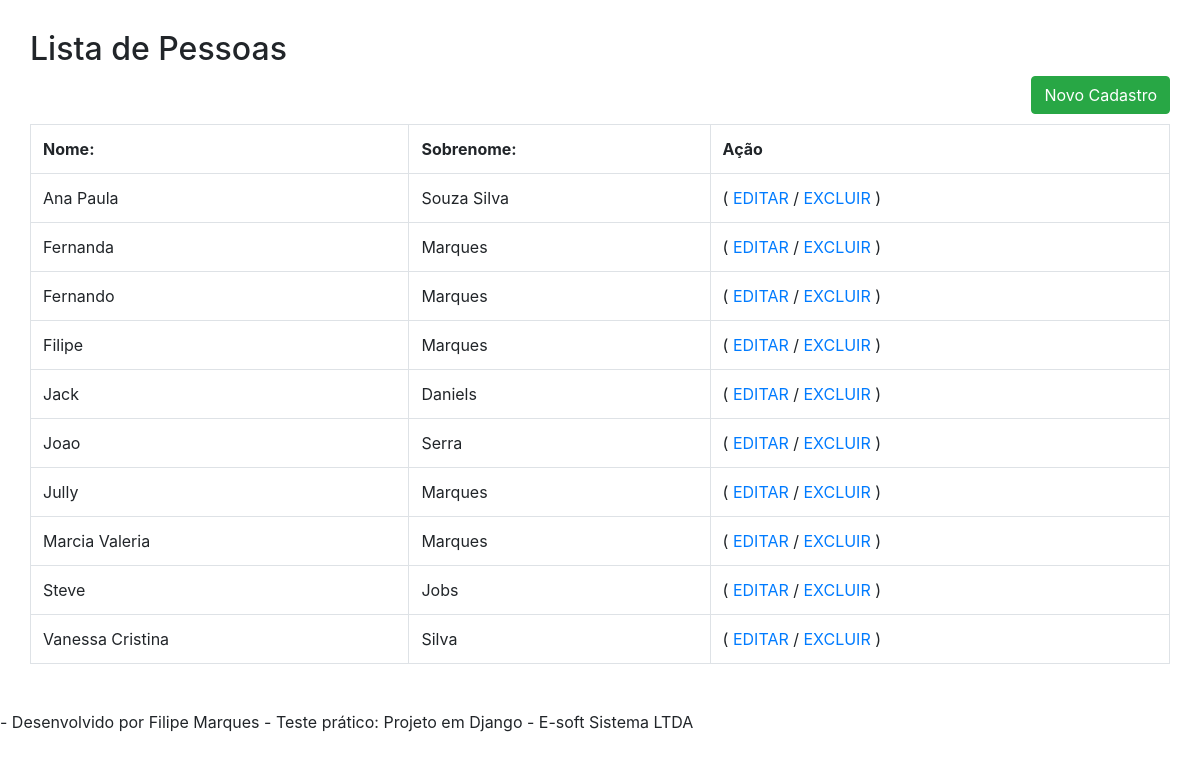
/listapessoas/, run on an earlier commit of the app's database.
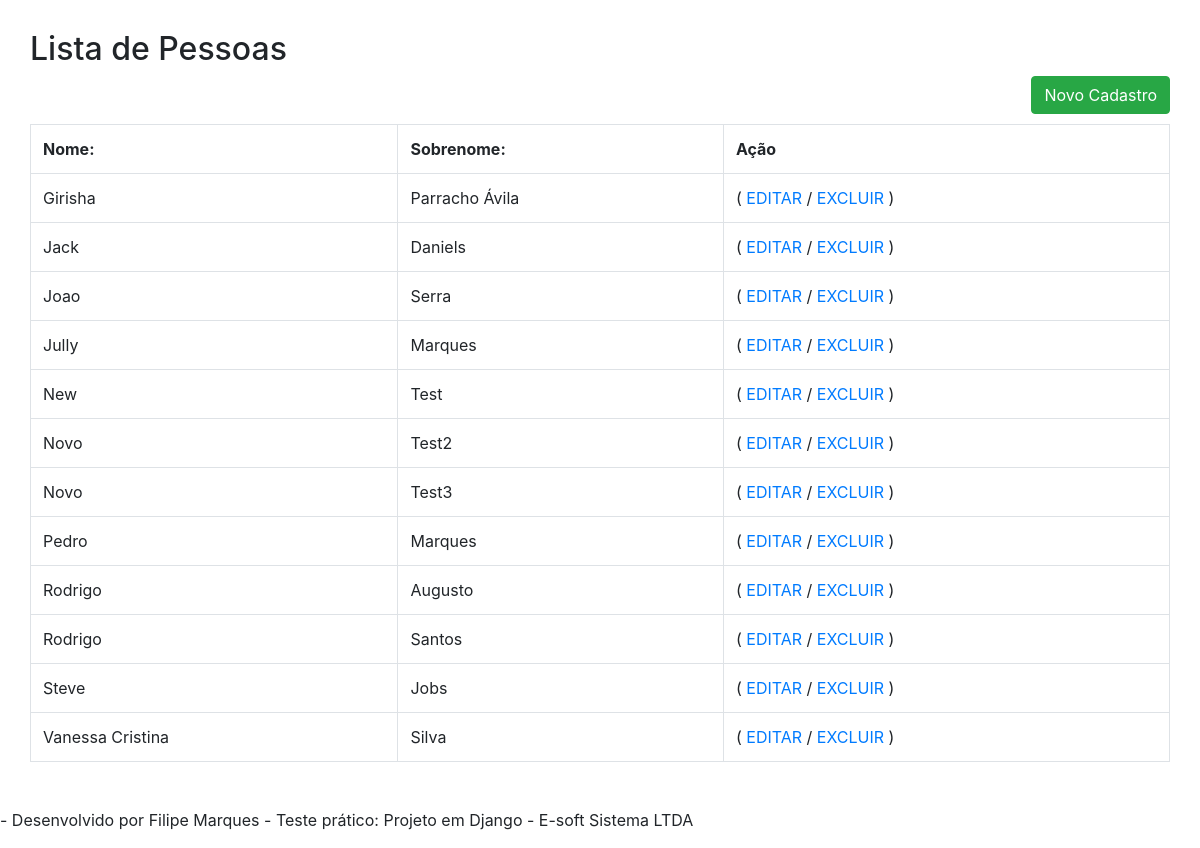
And on a later commit of the database.
### core/models.py (models this page shows, shortened)
class cadastro_pessoa(models.Model):
    nome = models.CharField(max_length=16, null=False, verbose_name="Nome")
    sobrenome = models.CharField(max_length=32, null=False, verbose_name="Sobrenome")
    idade = models.PositiveIntegerField()
    data_nascimento = models.DateField(null=False, verbose_name="Data de Nascimento")
    email = models.EmailField(null=False, verbose_name="E-mail")
    apelido = models.CharField(max_length=8, verbose_name="Apelido") #preciso colocar blank=true e null=true
    observacao = models.TextField(blank=True, null=True)
    data_criacao = models.DateTimeField(auto_now=True)
    class Meta:
        db_table = "Cadastro_Pessoas"
        ordering = ["nome", "sobrenome"]

### core/views.py (the view)
# urls.py: path('listapessoas/', views.lista_pessoas),
def lista_pessoas(request):
    cadastropessoas = cadastro_pessoa.objects.all()
    dados = {'cadastropessoas': cadastropessoas}
    return render(request, "cadastraopessoas.html", dados)

### templates/cadastraopessoas.html
{% extends "model-page.html" %}
{% block content %}
<div style="padding:30px">
    <h2>Lista de Pessoas</h2>
    <div class="float-right">
        <a href="novocadastro/">
             <button type="button" class="btn btn-success">Novo Cadastro</button>
        </a>
    </div>
    <br>
    <table class="table table-stiped table-bordered"> <tr><th>Nome:</th><th>Sobrenome:</th> <th>Ação</th></tr>
        <br>
        {% for cadastropessoas in cadastropessoas %}
            <tr>
                <td>
                    {{ cadastropessoas.nome }}
                </td>
                <td>
                    {{ cadastropessoas.sobrenome }}
                </td>
                <td>
                    ( <a href="novocadastro/?id={{ cadastropessoas.id }}">EDITAR</a> /
                <a href="novocadastro/delete/{{ cadastropessoas.id }}/">EXCLUIR</a> )
                </td>
            </tr>
        {% endfor %}
    </table>
</div>
{% endblock %}

### templates/model-page.html (shortened to what this page needs)
<!DOCTYPE html>
<html lang="en">
<head>
    <link rel="stylesheet" href="https://stackpath.bootstrapcdn.com/bootstrap/4.5.2/css/bootstrap.min.css">
</head>
<body>
    {% block content %} {% endblock %}
    {% include "model-footer.html" %}
</body>
</html>

### templates/model-footer.html
<p> - Desenvolvido por Filipe Marques - Teste prático: Projeto em Django - E-soft Sistema LTDA </p>

What changed in the data, as far as the page shows it:
removed cadastro_pessoa: nome "Ana Paula", sobrenome "Souza Silva"
removed cadastro_pessoa: nome "Fernanda", sobrenome "Marques"
removed cadastro_pessoa: nome "Fernando", sobrenome "Marques"
removed cadastro_pessoa: nome "Marcia Valeria", sobrenome "Marques"
added cadastro_pessoa: nome "Girisha", sobrenome "Parracho Ávila"
added cadastro_pessoa: nome "New", sobrenome "Test"
added cadastro_pessoa: nome "Novo", sobrenome "Test2"
added cadastro_pessoa: nome "Novo", sobrenome "Test3"
changed cadastro_pessoa: nome "Filipe" → "Pedro"; moves down the list
added cadastro_pessoa: nome "Rodrigo", sobrenome "Augusto"
added cadastro_pessoa: nome "Rodrigo", sobrenome "Santos"
